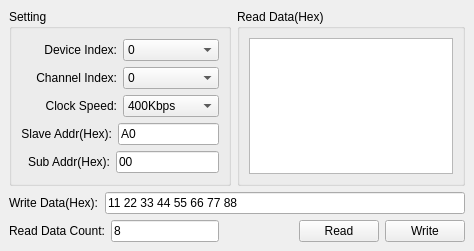
<?xml version="1.0" encoding="UTF-8"?>
<ui version="4.0">
 <class>MainWindow</class>
 <widget class="QMainWindow" name="MainWindow">
  <property name="geometry">
   <rect>
    <x>0</x>
    <y>0</y>
    <width>474</width>
    <height>251</height>
   </rect>
  </property>
  <property name="windowTitle">
   <string>USB-I2C AT24C02</string>
  </property>
  <widget class="QWidget" name="centralwidget">
   <layout class="QGridLayout" name="gridLayout_3">
    <item row="0" column="0">
     <layout class="QVBoxLayout" name="verticalLayout_3">
      <item>
       <layout class="QHBoxLayout" name="horizontalLayout_8">
        <item>
         <widget class="QGroupBox" name="groupBox">
          <property name="minimumSize">
           <size>
            <width>222</width>
            <height>0</height>
           </size>
          </property>
          <property name="maximumSize">
           <size>
            <width>16777215</width>
            <height>16777215</height>
           </size>
          </property>
          <property name="title">
           <string>Setting</string>
          </property>
          <layout class="QGridLayout" name="gridLayout">
           <item row="0" column="0">
            <layout class="QVBoxLayout" name="verticalLayout">
             <item>
              <layout class="QHBoxLayout" name="horizontalLayout">
               <item>
                <widget class="QLabel" name="label_2">
                 <property name="text">
                  <string>Device Index:</string>
                 </property>
                 <property name="alignment">
                  <set>Qt::AlignRight|Qt::AlignTrailing|Qt::AlignVCenter</set>
                 </property>
                </widget>
               </item>
               <item>
                <widget class="QComboBox" name="deviceIndexCmboBox">
                 <item>
                  <property name="text">
                   <string>0</string>
                  </property>
                 </item>
                 <item>
                  <property name="text">
                   <string>1</string>
                  </property>
                 </item>
                 <item>
                  <property name="text">
                   <string>2</string>
                  </property>
                 </item>
                 <item>
                  <property name="text">
                   <string>3</string>
                  </property>
                 </item>
                 <item>
                  <property name="text">
                   <string>4</string>
                  </property>
                 </item>
                 <item>
                  <property name="text">
                   <string>5</string>
                  </property>
                 </item>
                 <item>
                  <property name="text">
                   <string>6</string>
                  </property>
                 </item>
                 <item>
                  <property name="text">
                   <string>7</string>
                  </property>
                 </item>
                 <item>
                  <property name="text">
                   <string>8</string>
                  </property>
                 </item>
                 <item>
                  <property name="text">
                   <string>9</string>
                  </property>
                 </item>
                </widget>
               </item>
              </layout>
             </item>
             <item>
              <layout class="QHBoxLayout" name="horizontalLayout_2">
               <item>
                <widget class="QLabel" name="label_3">
                 <property name="text">
                  <string>Channel Index:</string>
                 </property>
                 <property name="alignment">
                  <set>Qt::AlignRight|Qt::AlignTrailing|Qt::AlignVCenter</set>
                 </property>
                </widget>
               </item>
               <item>
                <widget class="QComboBox" name="channelIndexComboBox">
                 <item>
                  <property name="text">
                   <string>0</string>
                  </property>
                 </item>
                 <item>
                  <property name="text">
                   <string>1</string>
                  </property>
                 </item>
                </widget>
               </item>
              </layout>
             </item>
             <item>
              <layout class="QHBoxLayout" name="horizontalLayout_3">
               <item>
                <widget class="QLabel" name="label_4">
                 <property name="text">
                  <string>Clock Speed:</string>
                 </property>
                 <property name="alignment">
                  <set>Qt::AlignRight|Qt::AlignTrailing|Qt::AlignVCenter</set>
                 </property>
                </widget>
               </item>
               <item>
                <widget class="QComboBox" name="clockSpeedComboBox">
                 <item>
                  <property name="text">
                   <string>400Kbps</string>
                  </property>
                 </item>
                 <item>
                  <property name="text">
                   <string>200Kbps</string>
                  </property>
                 </item>
                 <item>
                  <property name="text">
                   <string>100Kbps</string>
                  </property>
                 </item>
                 <item>
                  <property name="text">
                   <string>50Kbps</string>
                  </property>
                 </item>
                 <item>
                  <property name="text">
                   <string>25Kbps</string>
                  </property>
                 </item>
                </widget>
               </item>
              </layout>
             </item>
             <item>
              <layout class="QHBoxLayout" name="horizontalLayout_4">
               <item>
                <widget class="QLabel" name="label_5">
                 <property name="text">
                  <string>Slave Addr(Hex):</string>
                 </property>
                 <property name="alignment">
                  <set>Qt::AlignRight|Qt::AlignTrailing|Qt::AlignVCenter</set>
                 </property>
                </widget>
               </item>
               <item>
                <widget class="QLineEdit" name="slaveAddrLineEdit">
                 <property name="text">
                  <string>A0</string>
                 </property>
                </widget>
               </item>
              </layout>
             </item>
             <item>
              <layout class="QHBoxLayout" name="horizontalLayout_9">
               <item>
                <widget class="QLabel" name="label_7">
                 <property name="text">
                  <string>  Sub Addr(Hex):</string>
                 </property>
                 <property name="alignment">
                  <set>Qt::AlignRight|Qt::AlignTrailing|Qt::AlignVCenter</set>
                 </property>
                </widget>
               </item>
               <item>
                <widget class="QLineEdit" name="subAddrLineEdit">
                 <property name="text">
                  <string>00</string>
                 </property>
                </widget>
               </item>
              </layout>
             </item>
            </layout>
           </item>
          </layout>
         </widget>
        </item>
        <item>
         <widget class="QGroupBox" name="groupBox_2">
          <property name="maximumSize">
           <size>
            <width>16777215</width>
            <height>16777215</height>
           </size>
          </property>
          <property name="title">
           <string>Read Data(Hex)</string>
          </property>
          <layout class="QGridLayout" name="gridLayout_2">
           <item row="0" column="0">
            <widget class="QTextBrowser" name="readDataTextBrowser"/>
           </item>
          </layout>
         </widget>
        </item>
       </layout>
      </item>
      <item>
       <layout class="QVBoxLayout" name="verticalLayout_2">
        <item>
         <layout class="QHBoxLayout" name="horizontalLayout_5">
          <item>
           <widget class="QLabel" name="label">
            <property name="text">
             <string>Write Data(Hex):</string>
            </property>
           </widget>
          </item>
          <item>
           <widget class="QLineEdit" name="writeDataLineEdit">
            <property name="text">
             <string>11 22 33 44 55 66 77 88</string>
            </property>
           </widget>
          </item>
         </layout>
        </item>
        <item>
         <layout class="QHBoxLayout" name="horizontalLayout_7">
          <item>
           <layout class="QHBoxLayout" name="horizontalLayout_6">
            <item>
             <widget class="QLabel" name="label_6">
              <property name="text">
               <string>Read Data Count:</string>
              </property>
             </widget>
            </item>
            <item>
             <widget class="QLineEdit" name="readDataCountLineEdit">
              <property name="text">
               <string>8</string>
              </property>
             </widget>
            </item>
           </layout>
          </item>
          <item>
           <spacer name="horizontalSpacer">
            <property name="orientation">
             <enum>Qt::Horizontal</enum>
            </property>
            <property name="sizeHint" stdset="0">
             <size>
              <width>40</width>
              <height>20</height>
             </size>
            </property>
           </spacer>
          </item>
          <item>
           <widget class="QPushButton" name="readPushButton">
            <property name="text">
             <string>Read</string>
            </property>
           </widget>
          </item>
          <item>
           <widget class="QPushButton" name="writePushButton">
            <property name="text">
             <string>Write</string>
            </property>
           </widget>
          </item>
         </layout>
        </item>
       </layout>
      </item>
     </layout>
    </item>
   </layout>
  </widget>
 </widget>
 <resources/>
 <connections/>
</ui>
